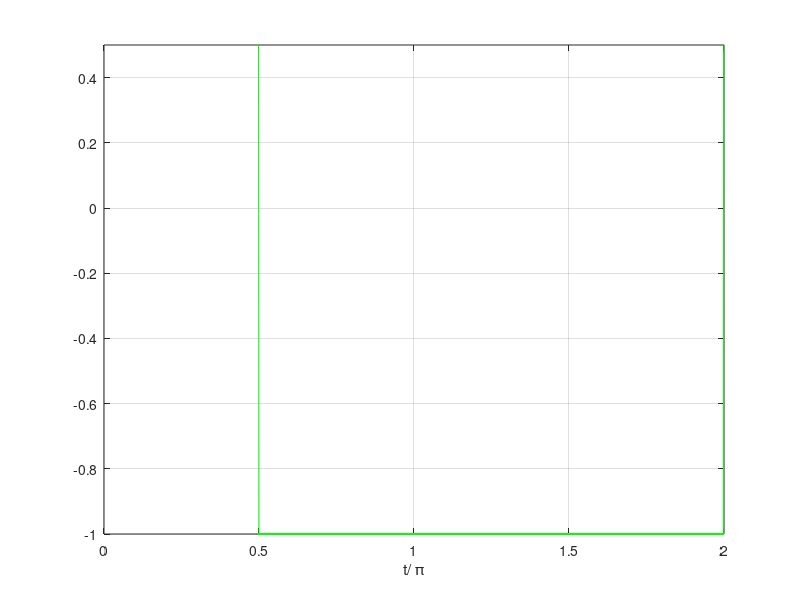
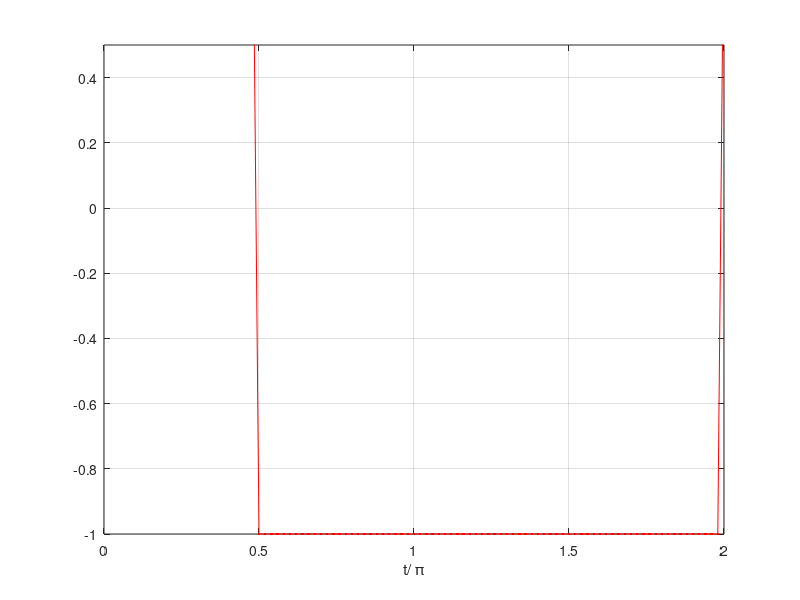
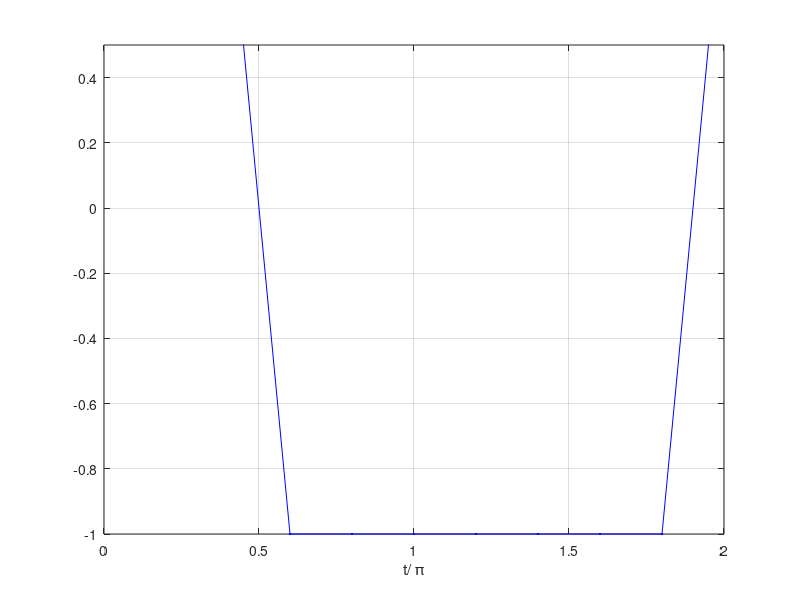

Source code (MATLAB) for these figures, in order:
function []= Ex1()
figure (1)
f=0.5;
t=0:0.002: 2;
x=square(2*pi*f*t,25);
plot (t,x,'g.-')
ylim([-1,0.5]);
xlabel('t/ \pi')
grid

figure (2)
f=0.5;
t2=0:0.02: 2;
x2=square(2*pi*f*t2,25);
plot (t2,x2,'r.-')
ylim([-1,0.5]);
xlabel('t/ \pi')
grid

figure (3)
f=0.5;
t3=0:0.2: 2;
x3=square(2*pi*f*t3,25);
plot (t3,x3,'b.-')
ylim([-1,0.5]);
xlabel('t/ \pi')
grid

end